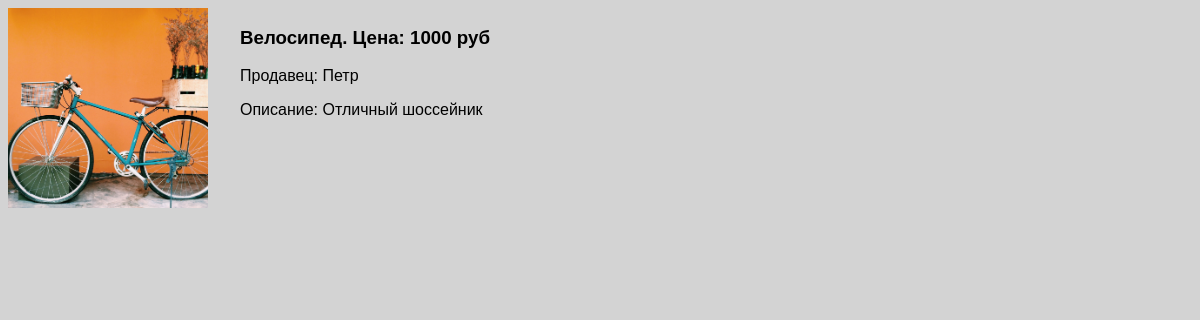
Page /ads/ad/http/22/ on the committed database.
### ads/models.py (models this page shows, shortened)
class Ad(models.Model):
    name = models.CharField(max_length=100, verbose_name="Объявление")
    author = models.ForeignKey('User', on_delete=models.CASCADE, verbose_name="Автор")
    price = models.PositiveIntegerField(verbose_name="Цена")
    description = models.CharField(max_length=1000, verbose_name="Описание", null=True, blank=True)
    is_published = models.BooleanField(default=False, verbose_name="Опубликован или нет")
    category = models.ForeignKey('Cat', on_delete=models.PROTECT, verbose_name="Категория")
    image = models.ImageField(upload_to="img/", null=True)
    class Meta:
        verbose_name_plural = "Объявления"
        verbose_name = "Объявление"
        ordering = ["-price"]

class User(models.Model):
    username = models.CharField(max_length=30, verbose_name="Имя пользователя в системе")
    first_name = models.CharField(max_length=20, null=True, blank=True, verbose_name="Имя")
    last_name = models.CharField(max_length=20, null=True, blank=True, verbose_name="Фамилия")
    role = models.CharField(max_length=20, null=True, blank=True, verbose_name="Роль")
    age = models.PositiveSmallIntegerField(null=True, blank=True, verbose_name="Возраст")
    locations = models.ManyToManyField(Location)
    def __str__(self):
        return self.username
    class Meta:
        verbose_name_plural = "Пользователи"
        verbose_name = "Пользователь"
        ordering = ["username"]

### ads/views.py (the view)
# urls.py: path("ad/http/<int:pk>/", views.AdHTTPDetailView.as_view(), name="ad_http_detail"),
class AdHTTPDetailView(DetailView):
    model = Ad

### ads/templates/ads/ad_detail.html (shortened to what this page needs)
{% load static %}
<!DOCTYPE html>
<html lang="en">
<head>
    <link rel="stylesheet" href="{% static 'style.css' %}">
</head>
<body>
    <div class="ad-box">
        {% if ad.image %}
        <img class="image-container" src="{{ ad.image.url }}" alt="No picture yet">
        {% endif %}
        <div>
            <h3>{{ ad.name }}. Цена: {{ ad.price }} руб</h3>
            <p>Продавец: {{ ad.author }}</p>
            <p>Описание: {{ ad.description }}</p>
        </div>
    </div>
</body>
</html>

### ads/static/style.css (style rules this page uses)
body { font-family: sans-serif; background-color: lightgrey; }

### ads/templates/ads/ad_detail.html (style rules this page uses)
.ad-box { display: flex; gap: 32px;  }
.image-container { width: 200px; height: 200px; object-fit: cover; }

### rows in the picture
Ad: image (picture), name "Велосипед", price "1000", author "Петр", description "Отличный шоссейник"
